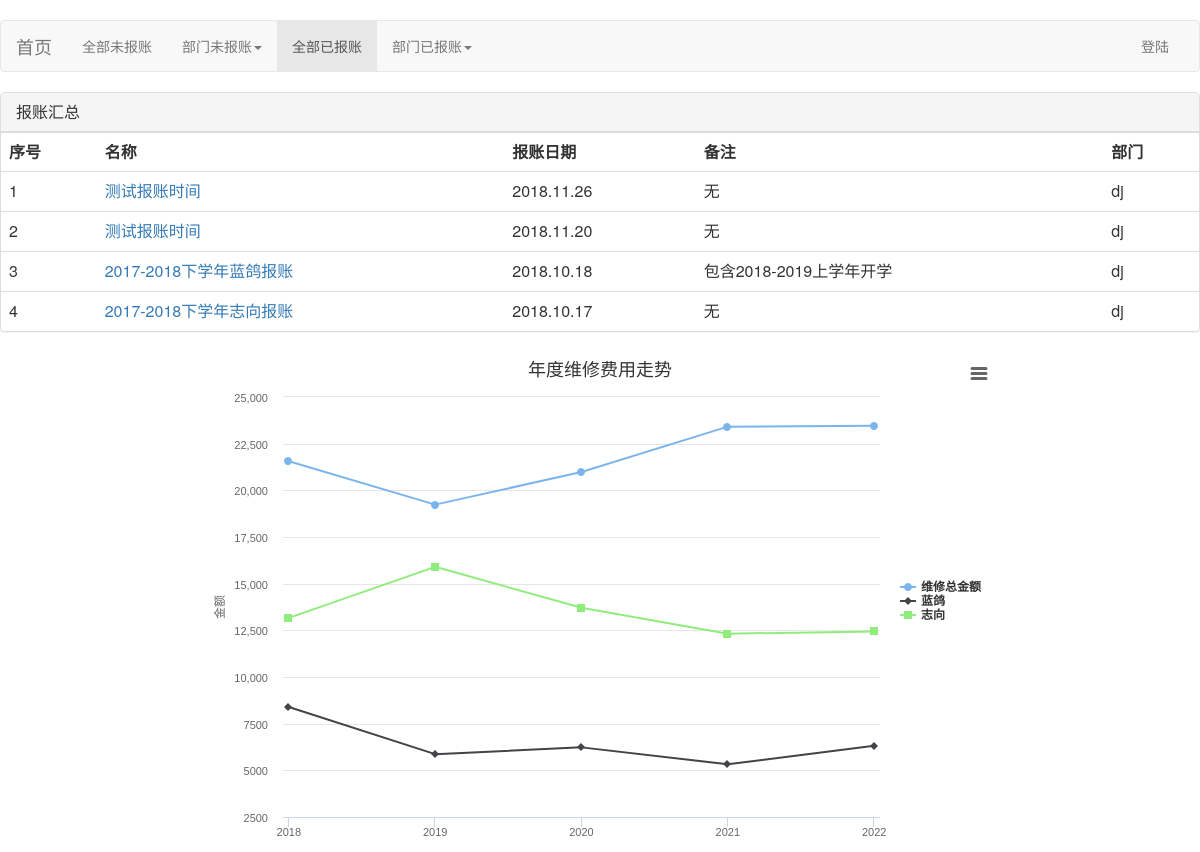
/ybz/, run on the app's committed database.
### notes/models.py (models this page shows, shortened)
class Report_time(models.Model):
    title = models.CharField(max_length = 30,verbose_name = '名称')
    detail = models.CharField(max_length = 30 , default = '无' , verbose_name = '备注')
    report_time = models.DateField(verbose_name = '报账时间')
    customer = models.ForeignKey(Customer , on_delete = models.DO_NOTHING , verbose_name = '售后')
    used = models.BooleanField(default = False , verbose_name = '是否已使用')
    class Meta:
        verbose_name = '报账时间'
        verbose_name_plural = '报账时间'
        ordering = ['-report_time']

class Customer(models.Model):
    title = models.CharField(max_length = 30 ,verbose_name = '售后单位')
    group = models.ForeignKey(Group , on_delete = models.DO_NOTHING , verbose_name = '负责部门')
    class Meta:
        verbose_name = '售后单位'
        verbose_name_plural = '售后单位'

### notes/views.py (the view)
# urls.py: path('ybz/' , report_time_list , name = 'ybz'),
def report_time_list(request):
    report_time_lists = Report_time.objects.filter(used = True)
    dates = Report_time.objects.dates('report_time','year')
    total_price = [Notes.objects.filter(报账时间__report_time__year = x.year).aggregate(total = Sum('合计'))['total'] for x in dates]
    context = {}
    context['report_time_lists'] = report_time_lists
    context['total_price'] = total_price
    return render(request,'report_time_list.html',context)

### notes/templates/report_time_list.html (shortened to what this page needs)
{% extends 'base.html'%}
{% load staticfiles %}
{%block active_ybz%}
class = "active"
{%endblock%}
{%block body1%}
	<div class="panel panel-default">
    <div class="panel-heading"><h3 class="panel-title">
            报账汇总
        </h3>
    </div>
    <div class="table-responsive">
    <table class="table table-hover">
        <th>序号</th><th>名称</th><th>报账日期</th><th>备注</th><th>部门</th>
        {% for rtl in report_time_lists %}
	<tr><td>{{forloop.counter}}</td><td><a href="{%url 'ybz_detail' rtl.id%}">{{rtl.title}}</a></td><td>{{rtl.report_time|date:"Y.m.d"}}</td><td>{{rtl.detail}}</td><td>{{rtl.customer.group.name}}</td></tr>
	{% endfor %}
    </table>
    </div>
</div>
<div id="container" style="max-width:800px;height:500px;margin: auto">
</div>
{%endblock%}

### data on the page
Report_time: title "测试报账时间", report_time "2018.11.26", detail "无", customer.group.name "dj"
Report_time: title "测试报账时间", report_time "2018.11.20", detail "无", customer.group.name "dj"
Report_time: title "2017-2018下学年蓝鸽报账", report_time "2018.10.18", detail "包含2018-2019上学年开学", customer.group.name "dj"
Report_time: title "2017-2018下学年志向报账", report_time "2018.10.17", detail "无", customer.group.name "dj"
